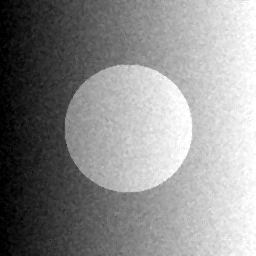
#> input picture assets/denoised.png, 256 x 256 px
$ python -i noise_analysis.py   (imports and definitions only)
#> lines starting #> are read from the running program, lines starting #| are printed output that depends on the picture
#> further down, picture is the input picture: shape (256, 256); min 0, max 255, mean 140.7
from __future__ import annotations

import math
from dataclasses import dataclass
from pathlib import Path
from typing import Literal

import numpy as np
from PIL import Image, ImageFilter


NoiseType = Literal["gaussian", "salt_pepper"]
DenoiseMethod = Literal["median", "gaussian_blur"]


@dataclass(frozen=True)
class NoiseConfig:
    type: NoiseType = "gaussian"
    sigma: float = 14.0
    salt_pepper_prob: float = 0.02


@dataclass(frozen=True)
class DenoiseConfig:
    method: DenoiseMethod = "median"
    kernel_size: int = 3
    blur_radius: float = 1.0


def load_grayscale(image_path: str | Path) -> np.ndarray:
    img = Image.open(image_path).convert("L")
    return np.asarray(img, dtype=np.uint8)


# [39 lines left out: functions save_grayscale, generate_clean_demo_image, add_gaussian_noise, add_salt_pepper_noise, apply_noise, not called in this run]


def denoise(image_u8: np.ndarray, cfg: DenoiseConfig) -> np.ndarray:
    img = Image.fromarray(image_u8, mode="L")
    if cfg.method == "median":
        k = int(cfg.kernel_size)
        if k < 3 or k % 2 == 0:
            raise ValueError("kernel_size must be odd and >= 3.")
        out = img.filter(ImageFilter.MedianFilter(size=k))
        return np.asarray(out, dtype=np.uint8)
    if cfg.method == "gaussian_blur":
        out = img.filter(ImageFilter.GaussianBlur(radius=float(cfg.blur_radius)))
        return np.asarray(out, dtype=np.uint8)
    raise ValueError(f"Unsupported denoise method: {cfg.method}")


def mse(a_u8: np.ndarray, b_u8: np.ndarray) -> float:
    diff = a_u8.astype(np.float64) - b_u8.astype(np.float64)
    return float(np.mean(diff * diff))


# [16 lines left out: functions psnr, basic_stats, not called in this run]


def estimate_noise_sigma_gaussian(image_u8: np.ndarray) -> float:
    """
    Simple robust estimate for (roughly) additive Gaussian noise:
    sigma ≈ 1.4826 * MAD(residual), where residual = image - median_filter(image).
    """
    base = denoise(image_u8, DenoiseConfig(method="median", kernel_size=3))
    residual = image_u8.astype(np.int16) - base.astype(np.int16)
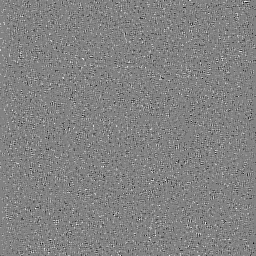
#> residual: shape (256, 256) int16; min -24, max 23, mean 0; drawn with min black and max white
    mad = float(np.median(np.abs(residual)))
#> mad = 1
    return float(1.4826 * mad)


# [19 lines left out: function analyze, not called in this run]

>>> import cv2
>>> picture = cv2.imread('../assets/denoised.png', cv2.IMREAD_GRAYSCALE)
>>> result = estimate_noise_sigma_gaussian(picture)
#> result = 1.48
